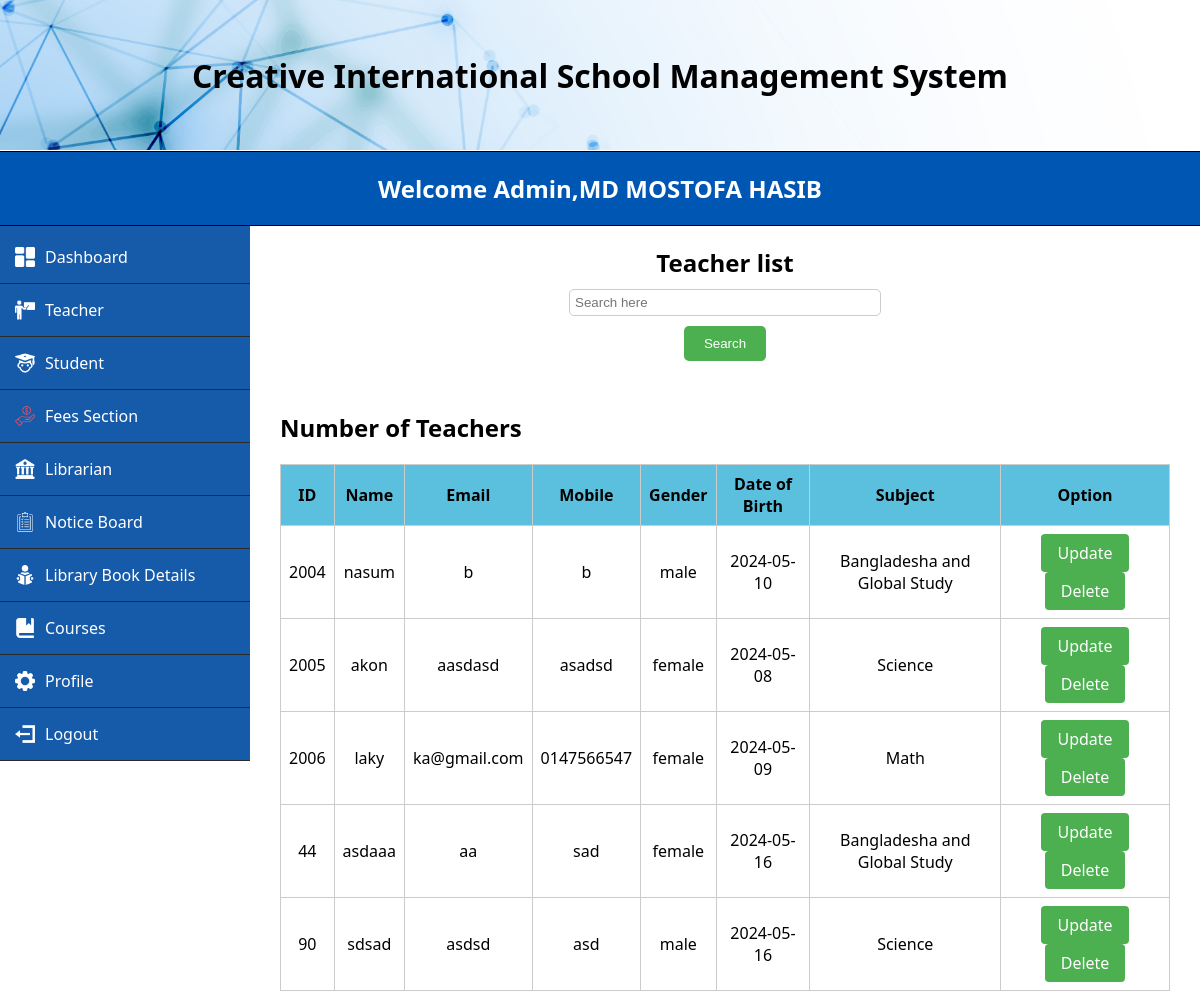
The page /MVC/Views/viewTeacher.php (signed in) on the database its author committed.
### tables this page shows
CREATE TABLE `teacher` (
  `id` varchar(100) NOT NULL,
  `name` varchar(100) NOT NULL,
  `email` varchar(100) NOT NULL,
  `mobile` varchar(100) NOT NULL,
  `gender` varchar(100) NOT NULL,
  `dob` date NOT NULL,
  `subject` varchar(100) NOT NULL,
  `password` varchar(100) NOT NULL
);

### MVC/Models/userModel.php (called while the page is built, shortened)
<?php
function getAllTeachers() {
    $conn = conn();
    $sql = "SELECT * FROM teacher";
    $result = $conn->query($sql);
    $teachers = [];
    if ($result->num_rows > 0) {
        while($row = $result->fetch_assoc()) {
            $teachers[] = $row;
        }
    }
    return $teachers;
}
?>

### MVC/Views/viewTeacher.php (the view, shortened to what this page needs)
<?php
    require_once('../Models/userModel.php');
    $teachers = getAllTeachers();
?>
<!DOCTYPE html>
<html lang="en">
<head>
    <link rel="stylesheet" href="../../css/adminStyle.css">
    <link rel="stylesheet" href="../../css/addTeacher.css">
</head>
<body>
    <div class="header">
        <h1>Creative International School Management System</h1>
    </div>
    <div class="brand-name">
        <h1>Welcome Admin,<?php echo $_SESSION['name']; ?></h1>
    </div>
    <form action="">
    <div class="side-menu">
        <ul>
            <li><a href="adminDash.php"><img src="../../images/dashboard (2).png" alt=""> Dashboard</a></li>
			<li class="dropdown">
                <a href="addTeacher.php"><img src="../../images/teacher2.png" alt=""> Teacher</a>
            </li>
			<li class="dropdown">
                <a href="addStudent.php"><img src="../../images/student-32.png" alt=""> Student</a>
            </li>
            <li><a href="fees.php"><img src="../../images/income.png" alt=""> Fees Section</a></li>
			<li class="dropdown">
                <a href="addLibrarian.php"><img src="../../images/library-32.png" alt=""> Librarian</a>
            </li>
            <li><a href="noticePost.php"><img src="../../images/clipboard-2-32.png" alt=""> Notice Board</a></li>
            <li><a href="libraryBookInfo.php"><img src="../../images/reading-book (1).png" alt=""> Library Book Details</a></li>
            <li class="dropdown">
                <a href="../Controllers/addCourseController.php"><img src="../../images/book-2-32.png" alt=""> Courses</a>
            </li>
            <li class="dropdown">
                <a href="viewProfile.php"><img src="../../images/settings.png" alt=""> Profile</a>
            </li>
            <li><a href="../Controllers/logout.php"><img src="../../images/account-logout-32.png" alt=""> Logout</a></li>
        </ul>
    </div>
    </form>
    <div class="search-container">
        <h2>Teacher list</h2>
        <input type="text" name="name" id="name" placeholder="Search here" onkeyup="ajax()" />
        <input type="button" name="" value="Search" onclick="ajax()">
    </div>
    <div class="content">
        <div class="dashboard-table">
            <h2 colspan="2" style="text-align: left;">Number of Teachers</h2>
            <table id="teacherTable">
                <thead>
                    <tr>
                        <th>ID</th>
                        <th>Name</th>
                        <th>Email</th>
                        <th>Mobile</th>
                        <th>Gender</th>
                        <th>Date of Birth</th>
                        <th>Subject</th>
                        <th>Option</th>
                    </tr>
                </thead>
                <tbody>
                    <?php foreach ($teachers as $teacher): ?>
                        <tr>
                            <td><?php echo $teacher['id']; ?></td>
                            <td><?php echo $teacher['name']; ?></td>
                            <td><?php echo $teacher['email']; ?></td>
                            <td><?php echo $teacher['mobile']; ?></td>
                            <td><?php echo $teacher['gender']; ?></td>
                            <td><?php echo $teacher['dob']; ?></td>
                            <td><?php echo $teacher['subject']; ?></td>
                            <td>
                                <a href="editTeacher.php?id=<?php echo $teacher['id']; ?>">Update</a>
                                <a href="../Controllers/deleteTeacherCheckController.php?id=<?php echo $teacher['id']; ?>" onclick="return confirm('Are you sure you want to delete this teacher?');">Delete</a>
                            </td>
                        </tr>
                    <?php endforeach; ?>
                </tbody>
            </table>
        </div>
    </div>
</body>
</html>

### css/adminStyle.css (style rules this page uses)
body { font-family: 'Segoe UI', Tahoma, Geneva, Verdana, sans-serif; margin: 0; padding: 0; }
.header { width: 100%; height: 150px; background-image: url('../images/loginBackground.jpg'); background-size: cover; background-repeat: no-repeat; background-position: center; display: flex; justify-content: center; align-items: center; margin-bottom: 1px; }
.brand-name { padding: 20px; display: flex; justify-content: center; align-items: center; background-color: #0056b3; border-bottom: 1px solid black; border-top: 1px solid black; }
.brand-name h1 { font-size: 24px; margin: 0; color: #fff; }
.side-menu { width: 250px; background-color: #165aaa; padding-top: 5px; padding-left: 0px; transition: left 0.3s ease; text-align: center; }
ul { list-style-type: none; padding-left: 0px; margin: 0; text-align: center; }
li { padding: 15px; border-bottom: 0.5px solid #2a2a2a; transition: background-color 0.3s ease; text-align: center; }
li a { color: #fff; text-decoration: none; display: flex; align-items: center; }
li img { margin-right: 10px; width: 20px; }
.content { flex-grow: 1; padding: 20px; }

### css/addTeacher.css (style rules this page uses)
.dashboard-table { margin-bottom: 20px; float: center; max-width: 70%; margin-right: 20px; }
.dashboard-table table { width: 100%; border-collapse: collapse; }
.dashboard-table th, .dashboard-table td { border: 1px solid #ccc; padding: 8px; }
.dashboard-table th { background-color: #5bc0de; text-align: center; }
.dashboard-table tbody tr:nth-child(even) { background-color: #5bc0de; }
.brand-name { padding: 20px; display: flex; justify-content: center; align-items: center; background-color: #0056b3; border-bottom: 1px solid black; border-top: 1px solid black; }
.brand-name h1 { font-size: 24px; margin: 0; color: #fff; }
.side-menu { width: 250px; background-color: #165aaa; padding-top: 5px; padding-left: 0px; text-align: center; float: left; }
.content { flex-grow: 1; padding: 10px; margin-left: 270px; }
.dashboard-table { margin-bottom: 5px; max-width: 100%; }

### MVC/Views/viewTeacher.php (style rules this page uses)
.dashboard-table { margin-bottom: 20px; float: center; max-width: 70%; margin-right: 20px; }
.dashboard-table table { width: 100%; border-collapse: collapse; }
.dashboard-table th, .dashboard-table td { border: 1px solid #ccc; padding: 8px; }
.dashboard-table th { background-color: #5bc0de; text-align: center; }
.dashboard-table tbody tr:nth-child(even) { background-color: white; }
.brand-name { padding: 20px; display: flex; justify-content: center; align-items: center; background-color: #0056b3; border-bottom: 1px solid black; border-top: 1px solid black; }
.brand-name h1 { font-size: 24px; margin: 0; color: #fff; }
.side-menu { width: 250px; background-color: #165aaa; padding-top: 5px; padding-left: 0px; text-align: center; float: left; }
.content { flex-grow: 1; padding: 10px; margin-left: 270px; }
.dashboard-table { margin-bottom: 5px; max-width: 100%; }
.dashboard-table td a { display: inline-block; padding: 8px 16px; margin: 0 5px; text-decoration: none; background-color: #4CAF50; color: white; border: none; border-radius: 4px; cursor: pointer; transition: background-color 0.3s ease; }
.dashboard-table td { text-align: center; }
.search-container { display: flex; flex-direction: column; align-items: center; margin-bottom: 20px; }
.search-container h2 { margin-bottom: 10px; }
.search-container input[type="text"] { width: 300px; padding: 5px; border: 1px solid #ccc; border-radius: 5px; margin-bottom: 10px; }
.search-container input[type="button"] { background-color: #4CAF50; color: white; padding: 10px 20px; border: none; border-radius: 5px; cursor: pointer; }

### rows shown on the page
teacher: id "2004", name "nasum", email "b", mobile "b", gender "male", dob "2024-05-10", subject "Bangladesha and Global Study"
teacher: id "2005", name "akon", email "aasdasd", mobile "asadsd", gender "female", dob "2024-05-08", subject "Science"
teacher: id "2006", name "laky", email "ka@gmail.com", mobile "0147566547", gender "female", dob "2024-05-09", subject "Math"
teacher: id "44", name "asdaaa", email "aa", mobile "sad", gender "female", dob "2024-05-16", subject "Bangladesha and Global Study"
teacher: id "90", name "sdsad", email "asdsd", mobile "asd", gender "male", dob "2024-05-16", subject "Science"

### other values the page prints
$_SESSION['name'] "MD MOSTOFA HASIB"
